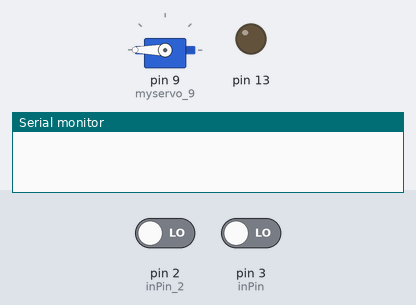
A sketch run on a simulated Arduino Uno, built with avr-gcc and run on an emulated ATmega328P. On the bench: servo, output pins drawn as LEDs (lit = HIGH), the last lines printed to the serial monitor. The inputs (shaded band) are chosen by the test bench; at power-on: pin 3 (inPin) LOW, pin 2 (inPin_2) LOW.

Above: at 1.2 s.
1.3 s: pin 3 (inPin) driven HIGH
At 1.46 s:
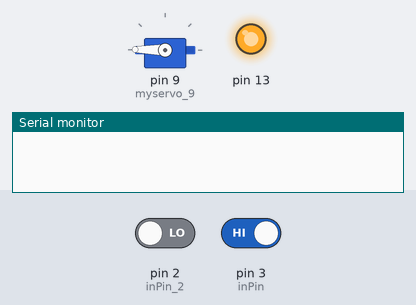
4.3 s: pin 2 (inPin_2) driven HIGH
7.3 s: pin 2 (inPin_2) driven LOW
At 8.47 s:
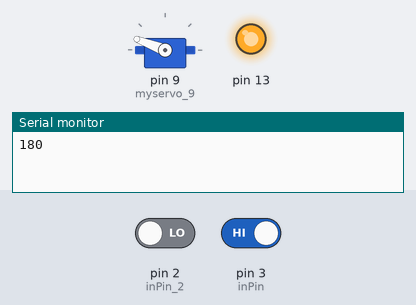
16.3 s: pin 3 (inPin) driven LOW
At 16.9 s:
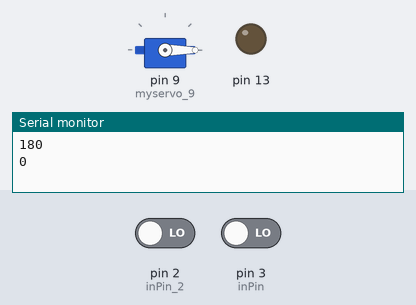
Timing chart, 0 to 18.9 s (numbered marks = the images above; inputs shaded):
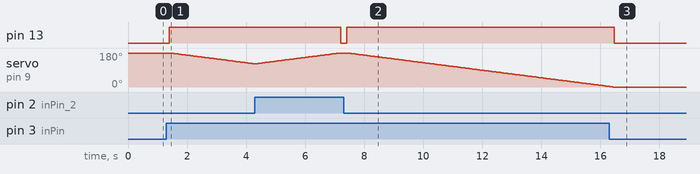

The sketch:

servos.ino
```cpp
#include <Servo.h>

Servo myservo_9;  // create servo object to control a servo
Servo myservo_13;  // create servo object to control a servo
// twelve servo objects can be created on most boards

int pos = 0;    // variable to store the servo position
int pos_13 = 0;    // variable to store the servo position

int start_deg = 180;
int last_deg = 0;
bool lock_down = false;

int inPin = 3;   // choose the input pin (for a pushbutton)
int inPin_2 = 2;   // choose the input pin (for a pushbutton)
int val = 0;     // variable for reading the pin status
int val_2 = 0;     // variable for reading the pin status

void setup() {
  // initialize the serial communication:
  Serial.begin(115200);
  myservo_9.attach(9);  // attaches the servo on pin 9 to the servo object
  pinMode(inPin, INPUT);    // declare pushbutton as input
  pinMode(inPin_2, INPUT);    // declare pushbutton as input
  pinMode(13, OUTPUT);
  myservo_9.write(start_deg);
}

void loop() {

  val = digitalRead(inPin);
  val_2 = digitalRead(inPin_2);

  if (val == HIGH) {
    digitalWrite(13, HIGH);
    if (lock_down) {
      for (int j = 0; j <= start_deg; j++) {
        myservo_9.write(j);
        delay(50);
      }
      lock_down = false;
    } else {
      int i = 0;
      for (i = start_deg; i >= 0; i--) {
        myservo_9.write(i);
        delay(50);

        val_2 = digitalRead(inPin_2);
        if (val_2 == HIGH) {
          reverse_lock();
          break;
        }
      }

      int down_deg = myservo_9.read();
      Serial.println((String)down_deg);
      if (down_deg == 0) {
        lock_down = true;
      }
    }
  }
  digitalWrite(13, LOW);

//  val = digitalRead(inPin);
//  if (val == LOW) {
    delay(200);
//    myservo_9.write(start_deg);
//  }
}

void reverse_lock() {
  last_deg = myservo_9.read();

  for (int k = last_deg; k <= start_deg; k++) {
    myservo_9.write(k);
    delay(50);
  }

  lock_down = false;
}
```

Measured:
- after the input at 1.3 s, pin 13: LOW → HIGH after 0.10 s; servo on pin 9 (myservo_9): moves from 180° to 123° over 2.8 s, starting after 0.15 s
- after the input at 4.3 s, pin 13: HIGH → LOW after 2.9 s
- after the input at 7.3 s, pin 13: goes on until 7.4 s, then stays HIGH; servo on pin 9 (myservo_9): moves from 180° to 3° over 8.8 s, starting after 0.16 s
- after the input at 16.3 s, pin 13: goes on until 16.5 s, then stays LOW; servo on pin 9 (myservo_9): goes on until 16.4 s, then stays 0°
